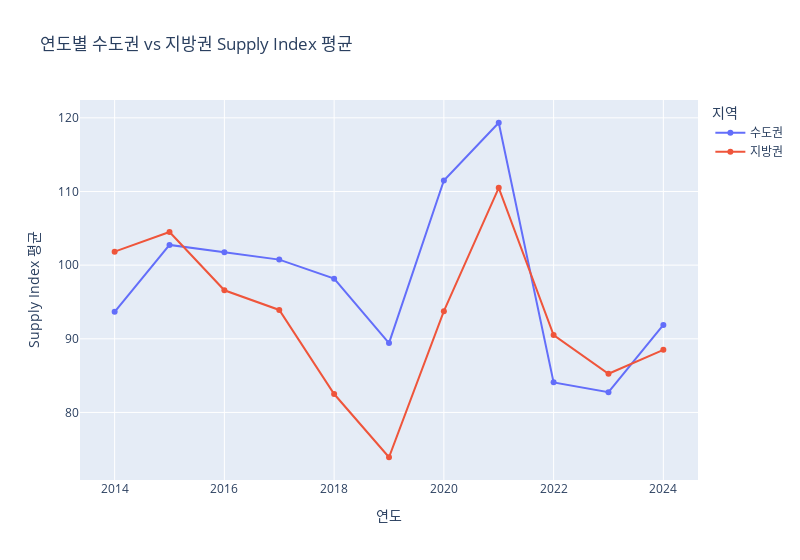

Notebook source saved alongside this figure:
### Code cell
# plotly를 사용한 시각화
import plotly.graph_objects as go

# 각 카테고리에 대한 트레이스 생성
traces = []
for category in df_grouped['CATEGORY'].unique():
    subset = df_grouped[df_grouped['CATEGORY'] == category]
    trace = go.Scatter(
        x=subset['YEAR'],
        y=subset['SUPPLY_INDEX'],
        mode='lines+markers',
        name=category
    )
    traces.append(trace)

# 레이아웃 설정
layout = go.Layout(
    title='연도별 수도권 vs 지방권 Supply Index 평균',
    xaxis=dict(title='연도'),
    yaxis=dict(title='Supply Index 평균'),
    legend=dict(title="지역"),
    hovermode='closest',
    width=800
)

# 그래프 생성 및 표시
fig = go.Figure(data=traces, layout=layout)
fig.show()

### Figure 1 — Plotly figure (JSON) as saved in the notebook; plotly's stock layout.template omitted (floating-point values rounded to 4 significant figures)
{"data": [{"mode": "lines+markers", "name": "수도권", "type": "scatter", "x": [2014, 2015, 2016, 2017, 2018, 2019, 2020, 2021, 2022, 2023, 2024], "y": [93.67, 102.8, 101.8, 100.8, 98.17, 89.42, 111.5, 119.3, 84.08, 82.75, 91.88]}, {"mode": "lines+markers", "name": "지방권", "type": "scatter", "x": [2014, 2015, 2016, 2017, 2018, 2019, 2020, 2021, 2022, 2023, 2024], "y": [101.8, 104.5, 96.58, 93.92, 82.5, 73.92, 93.75, 110.5, 90.5, 85.25, 88.5]}], "layout": {"hovermode": "closest", "legend": {"title": {"text": "지역"}}, "title": {"text": "연도별 수도권 vs 지방권 Supply Index 평균"}, "width": 800, "xaxis": {"title": {"text": "연도"}}, "yaxis": {"title": {"text": "Supply Index 평균"}}}}
